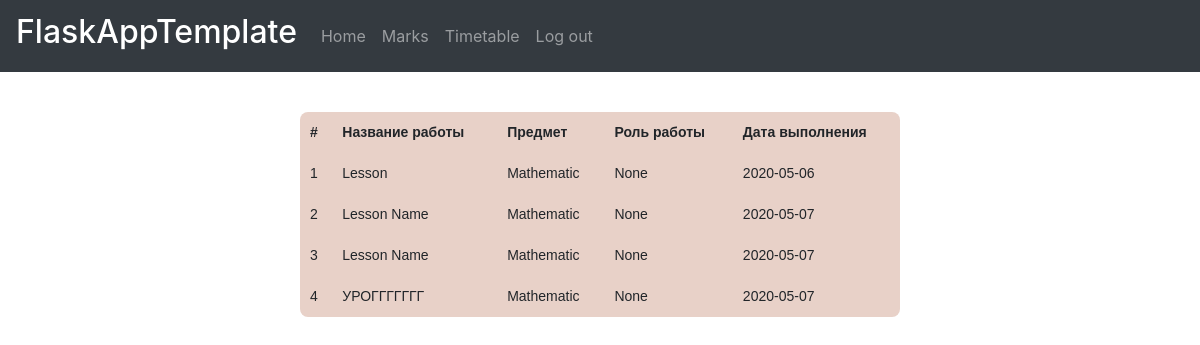
The app's page /marks (signed in), older data.
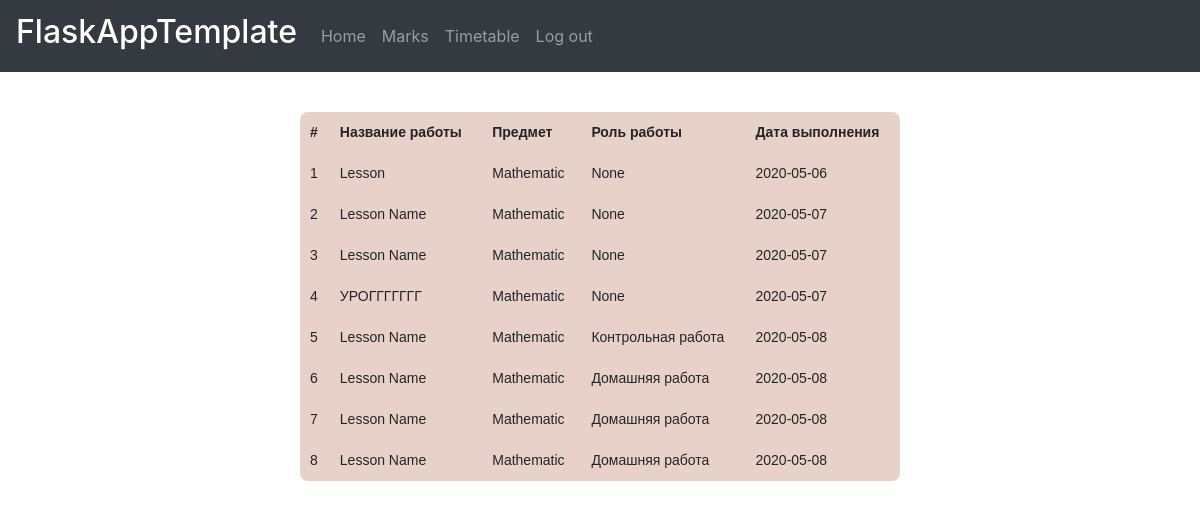
The same page, newer data.
### data/models/lessons.py (models this page shows)
class Lessons(SqlAlchemyBase, SerializerMixin):
    __tablename__ = 'lessons'
    id = sa.Column('id', sa.Integer, autoincrement=True, primary_key=True)
    title = sa.Column('title', sa.String, nullable=True)
    to_subject = sa.Column('to_subject', sa.Integer, sa.ForeignKey("subjects.id"), nullable=True)
    to_task = sa.Column('to_task', sa.Integer, sa.ForeignKey("tasks.id"), nullable=True)
    to_class = sa.Column('to_class', sa.Integer, sa.ForeignKey("a_classes.id"), nullable=True)
    role = sa.Column('role', sa.String, nullable=True)
    lesson_date = sa.Column('lesson_date', sa.Date, nullable=True)
    author = sa.Column('author', sa.String, sa.ForeignKey("teachers.id"), nullable=True)
    completed_by = sa.Column('completed_by', sa.String, nullable=True)
    lesson_file = sa.Column('lesson_file', sa.String, nullable=True)
    subjects = sa.orm.relation("Subjects", foreign_keys=[to_subject])
    tasks = sa.orm.relation("Tasks", foreign_keys=[to_task])
    teachers = sa.orm.relation("Teachers", foreign_keys=[author])
    a_classes = sa.orm.relation("AClasses", foreign_keys=[to_class])

### data/models/subjects.py (models this page shows)
class Subjects(SqlAlchemyBase):
    __tablename__ = 'subjects'
    id = sa.Column('id', sa.Integer, autoincrement=True, primary_key=True)
    subjects = sa.Column('subject_name', sa.Integer, nullable=True)
    teachers = sa.orm.relation("Teachers")
    tasks = sa.orm.relation("Tasks")
    lessons = sa.orm.relation("Lessons")

### main.py (the view)
@app.route('/marks')
def marks():
    if not current_user.is_authenticated:
        return redirect('/login')
    if current_user.role == "Teacher":
        return redirect("/")
    shadow = find_shadow(current_user)
    session = create_session()
    cmpl = [ls for ls in session.query(Lessons).all() if
            ls.completed_by is not None and str(shadow.id) in ls.completed_by.split(', ')]
    return render_template('marks.html', lessons=cmpl)

### data/db_session.py (called while the page is built)
def create_session() -> Session:
    global __factory
    return __factory()

### main.py (called while the page is built)
def find_shadow(user):
    session = create_session()
    if user.role == 'Student':
        return session.query(Students).filter(Students.user_id == user.id).first()
    elif user.role == 'Teacher':
        return session.query(Teachers).filter(Teachers.user_id == user.id).first()

@login_manager.user_loader
def load_user(user_id):
    session = create_session()
    return session.query(Users).get(user_id)

### templates/marks.html (shortened to what this page needs)
{% extends "base.html" %}
{% block content %}
<table class="my_table">
    <tr>
        <th>#</th>
        <th>Название работы</th>
        <th>Предмет</th>
        <th>Роль работы</th>
        <th>Дата выполнения</th>
    </tr>
    {% for lesson in lessons %}
        <tr>
            <td scope="row">{{ loop.index }}</td>
            <td>{{ lesson.title }}</td>
            <td>{{ lesson.subjects.subjects }}</td>
            <td>{{ lesson.role }}</td>
            <td>{{ lesson.lesson_date }}</td>
        </tr>
    {% endfor %}
</table>
{% endblock %}

### templates/base.html (shortened to what this page needs)
<!DOCTYPE html>
<html lang="en">
<head>
    <link rel="stylesheet"
          href="https://stackpath.bootstrapcdn.com/bootstrap/4.4.1/css/bootstrap.min.css"
>
</head>
<body>
    <nav class="navbar navbar-expand-lg navbar-dark bg-dark">
        <a class="navbar-brand" href="#"><h2>FlaskAppTemplate</h2></a>
        <div class="collapse navbar-collapse" id="navbarNav">
            <ul class="navbar-nav">
            <li class="nav-item">
                <a class="nav-link" href="/home">Home</a>
            </li>
            {% if current_user.role == "Student"%}
            <li class="nav-item">
                <a class="nav-link" href="/marks">Marks</a>
            </li>
            <li class="nav-item">
                <a class="nav-link" href="/timetable">Timetable</a>
            </li>
            {% endif %}
            <li class="nav-item">
                <a class="nav-link" href="/logout">Log out</a>
            </li>
            </ul>
        </div>
    </nav>
    {% block content %}{% endblock %}
</body>
</html>

### templates/marks.html (style rules this page uses)
table { font-family: "Lucida Sans Unicode", "Lucida Grande", Sans-Serif; font-size: 14px; margin-top: 40px; margin-left: auto; margin-right: auto; background: #e8d1c8; max-width: 50%; width: 50%; border-collapse: collapse; border-radius: 8px 8px 8px 8px; }
td, th { padding: 10px; }

Row changes from the older to the newer data that the page shows:
added Lessons: title "Lesson Name", subjects.subjects "Mathematic", role "Контрольная работа", lesson_date "2020-05-08"
added Lessons: title "Lesson Name", subjects.subjects "Mathematic", role "Домашняя работа", lesson_date "2020-05-08"
added Lessons: title "Lesson Name", subjects.subjects "Mathematic", role "Домашняя работа", lesson_date "2020-05-08"
added Lessons: title "Lesson Name", subjects.subjects "Mathematic", role "Домашняя работа", lesson_date "2020-05-08"
